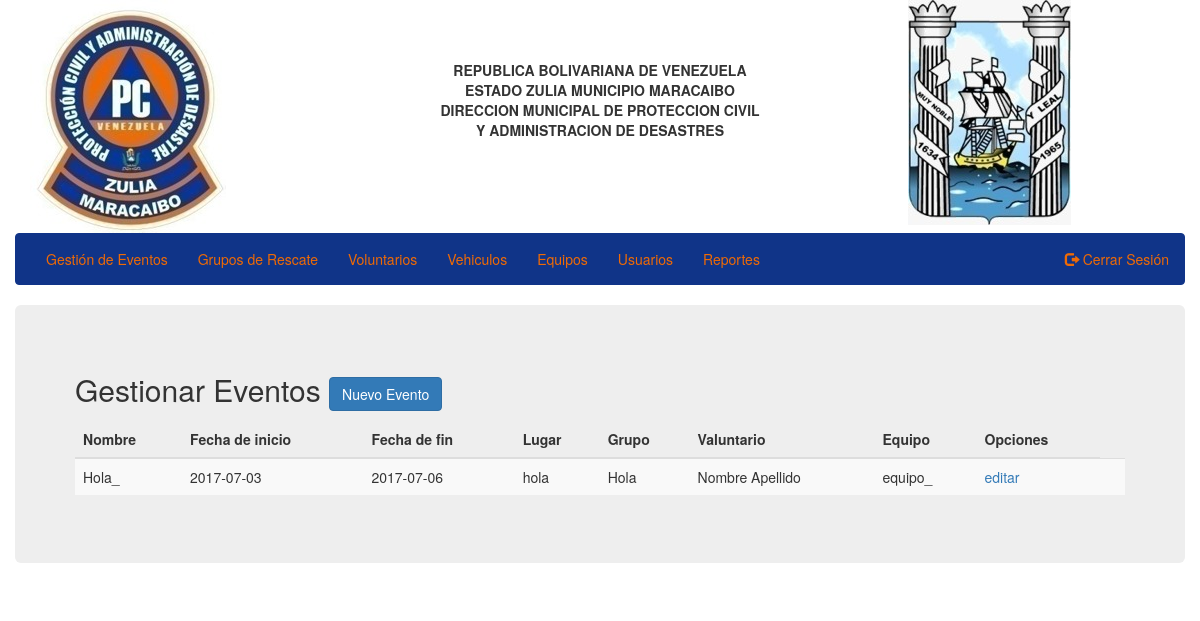
The app's page /eventos.php (signed in) with its own data.
### tables this page shows
CREATE TABLE `events` (
  `id` int(11) NOT NULL,
  `name` varchar(50) NOT NULL,
  `startDate` date NOT NULL DEFAULT '0000-00-00',
  `dueDate` date NOT NULL DEFAULT '0000-00-00',
  `place` varchar(100) NOT NULL,
  `id_group` int(11) NOT NULL,
  `id_voluntary` int(11) NOT NULL,
  `id_team` int(11) NOT NULL
);

### classes/Input.php (called while the page is built, shortened)
<?php
class Input {
    public static function exists($type = 'post'){
        switch ($type) {
            case 'post':
                return (!empty($_POST)) ? TRUE : FALSE;
                break;
            case 'get' :
                return (!empty($_GET) ? TRUE : FALSE);
                break;
        }
    }
}

### classes/DB.php (called while the page is built, shortened)
<?php
class DB {
    private static $_instance = null;
    private $_pdo,
            $_query,
            $_error = false,
            $_results,
            $_count = 0;
    private function __construct() {
        try {
            $this->_pdo = new PDO(
                    'mysql:host='.Config::get('mysql/host').';dbname='.Config::get('mysql/db'),
                    Config::get('mysql/username'),
                    Config::get('mysql/password'));
        } catch (Exception $e) {
            die($e->getMessage());
        }
    }
    public static function getInstance(){
        if(!isset(self::$_instance)){
            self::$_instance = new DB();
        }
        return self::$_instance;
    }
    public function query($sql, $params = array()){
        $this->_error = FALSE;
        if (($this->_query = $this->_pdo->prepare($sql))) {
            $x = 1;
            if(count($params)){
                foreach ($params as $param) {
                    $this->_query->bindValue($x, $param);
                    $x++;
                }
            }
            if($this->_query->execute()){
                $this->_results = $this->_query->fetchAll(PDO::FETCH_OBJ);
                $this->_count =  $this->_query->rowCount();
            }else{
                $this->_error = TRUE;
            }
        }
        return $this;
    }
    public function action($action, $table, $where = array()){
        if(count($where) === 3){
            $operators = array('=','>','<','>=','<=');
            $field = $where[0];
            $operator = $where[1];
            $value = $where[2];
            if(in_array($operator, $operators)){
                $sql = "{$action} FROM {$table} WHERE {$field} {$operator} ?";
                if(!$this->query($sql, array($value))->error()){
                    return $this;
                }
            }
        }
        return FALSE;
    }
    public function get($table, $where){
        return $this->action('SELECT *', $table, $where);
    }
    public function results(){
        return $this->_results;
    }
    public function error(){
        return $this->_error;
    }
    public function count(){
        return $this->_count;
    }
}

### classes/Sistem.php (called while the page is built, shortened)
<?php
class Sistem {
	private $_db,
			$_data,
			$_type;
	public function __construct($type = null) {
		if (!is_null($type)) {
			$this->_type = $type;
		} else {
			$this->_type = 'team';
		}
		$this->_db = DB::getInstance();
	}
	public function get($arg = null) {
		if (!is_null($arg)) {
			$data = $this->_db->get($this->_type, $arg);
			if ($data->count()) {
				$this->_data = $data->results();
				return true;
			}
		} else {
			return false;
		}
	}
	public function data() {
		return $this->_data;
	}
}

### classes/Config.php (called while the page is built)
<?php
class Config {
    public static function get($path = NULL){
        if($path){
            $config = $GLOBALS['config'];
            $path = explode('/', $path);
            foreach ($path as $bit) {
                if(isset($config[$bit])){
                    $config = $config[$bit];
                }
            }
            return $config;
        }
        return FALSE;
    }
}

### eventos.php (the view, shortened to what this page needs)
<div class="container">
	<div class="row">
		<div class="jumbotron">
			<div class="row">
				<?php if (Input::exists('get') && Input::get('new')) : ?>
					<div class="col-sm-offset-3 col-sm-6">
						<?php if (!empty($error)) {
							handlerMessage($error, 'danger');
						} ?>
						<h2>Gestionar Eventos <a href="?" class="btn btn-primary">Ver Eventos</a></h2>
						<form action="" method="post">
							<div class="form-group">
								<label for="name">Tipo de Evento:</label>
								<input name="name" type="text" class="form-control" id="name">
							</div>
							<div class="form-group">
								<label for="startDate">Fecha de inicio:</label>
								<input name="startDate" type="date" class="form-control" id="startDate">
							</div>
							<div class="form-group">
								<label for="dueDate">Fecha de fin:</label>
								<input name="dueDate" type="date" class="form-control" id="dueDate">
							</div>
							<div class="form-group">
								<label for="place">Lugar:</label>
								<input name="place" type="text" class="form-control" id="place">
							</div>
							<div class="form-group">
								<label for="group">Grupo:</label>
								<?php $sistem = new Sistem('groups_2'); ?>
								<select name="group" class="form-control" id="group">
									<?php if ($sistem->get(array('id', '>', 0))) : ?>
										<?php foreach ($sistem->data() as $group) { ?>
											<option value="<?php echo $group->id; ?>"><?php echo $group->name; ?></option>
										<?php } ?>
									<?php else : ?>
										<option value="">No hay grupos registrados</option>
									<?php endif; ?>
								</select>
							</div>
							<div class="form-group">
								<label for="voluntary">Voluntario:</label>
								<?php $sistem = new Sistem('volunteers'); ?>
								<select name="voluntary" class="form-control" id="voluntary">
									<?php if ($sistem->get(array('id', '>', 0))) : ?>
										<?php foreach ($sistem->data() as $voluntary) { ?>
											<option value="<?php echo $voluntary->id; ?>"><?php echo $voluntary->firstName; ?> - <?php echo $voluntary->lastName; ?></option>
										<?php } ?>
									<?php else : ?>
										<option value="">No hay valuntarios registrados</option>
									<?php endif; ?>
								</select>
							</div>
							<div class="form-group">
								<label for="team">Equipo:</label>
								<?php $sistem = new Sistem('teams'); ?>
								<select name="team" class="form-control" id="team">
									<?php if ($sistem->get(array('id', '>', 0))) : ?>
										<?php foreach ($sistem->data() as $team) { ?>
											<option value="<?php echo $team->id; ?>"><?php echo $team->name; ?></option>
										<?php } ?>
									<?php else : ?>
										<option value="">No hay equipos registrados</option>
									<?php endif; ?>
								</select>
							</div>
							<input type="hidden" name="token" value="<?php echo Token::generate();?>">
							<input type="submit" name="create" class="btn btn-primary" value="Registrar"/>
						</form>
					</div>
				<?php else : ?>
					<div class="col-sm-12">
						<h2>Gestionar Eventos <a href="?new=true" class="btn btn-primary">Nuevo Evento</a></h2>
						<table class="table table-striped">
							<thead>
								<tr>
									<th>Nombre</th>
									<th>Fecha de inicio</th>
									<th>Fecha de fin</th>
									<th>Lugar</th>
									<th>Grupo</th>
									<th>Valuntario</th>
									<th>Equipo</th>
									<th>Opciones</th>
								</tr>
							</thead>
							<tbody>
								<?php $sistem = new Sistem('events');
								if (!$sistem->get(array('id', '>', 0))) : ?>
									<tr>
										<td colspan="8"><h3><center>No hay registro</center></h3></td>
									</tr>
								<?php else :
									foreach ($sistem->data() as $event) { ?>
										<tr>
											<td><?php echo $event->name; ?></td>
											<td><?php echo $event->startDate; ?></td>
											<td><?php echo $event->dueDate; ?></td>
											<td><?php echo $event->place; ?></td>
											<td><?php echo getData($event->id_group, 'groups_2', 'name'); ?></td>
											<td><?php echo getData($event->id_voluntary, 'volunteers', 'firstName'); ?> <?php echo getData($event->id_voluntary, 'volunteers', 'lastName'); ?></td>
											<td><?php echo getData($event->id_team, 'teams', 'name'); ?></td>
											<td><a href="?edit=<?php echo $event->id; ?>">editar</a><td>
										</tr>
									<?php } ?>
								<?php endif; ?>
							</tbody>
						</table>
					</div>
				<?php endif ?>
			</div>
		</div>
	</div>
</div>

### records on screen
events: name "Hola_", startDate "2017-07-03", dueDate "2017-07-06", place "hola", id_group "Hola", id_voluntary "Nombre", id_voluntary "Apellido", id_team "equipo_"
